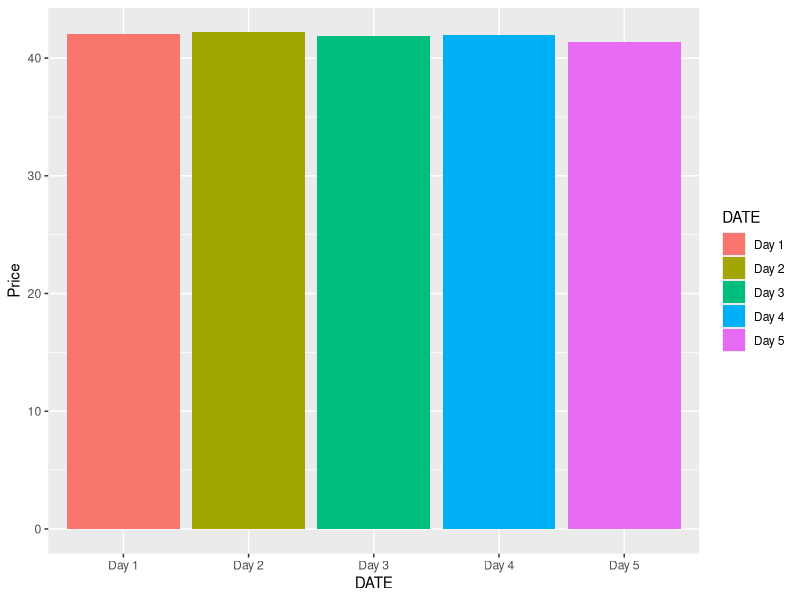
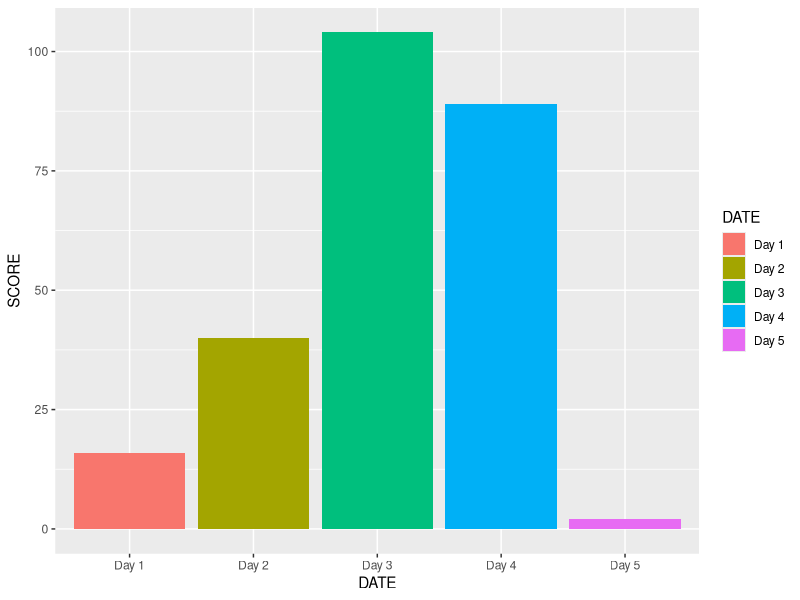

Write R code to recreate these figures, in order.
## ---- chunk 1
library("ggplot2")
oracle <- read.csv("TwitterAssignmentOracle.csv")
ggplot(data=oracle, aes(x=DATE, y=Price, fill=DATE)) + geom_bar(stat="identity") 

gg <- ggplot(data=oracle, aes(x=DATE, y=SCORE, fill=DATE)) + geom_bar(stat="identity")
gg + coord_cartesian()

## ---- chunk 2
oracle
